Frame 1 (no input): blank canvas, image omitted
Frame 60 (no input): blank canvas, image omitted
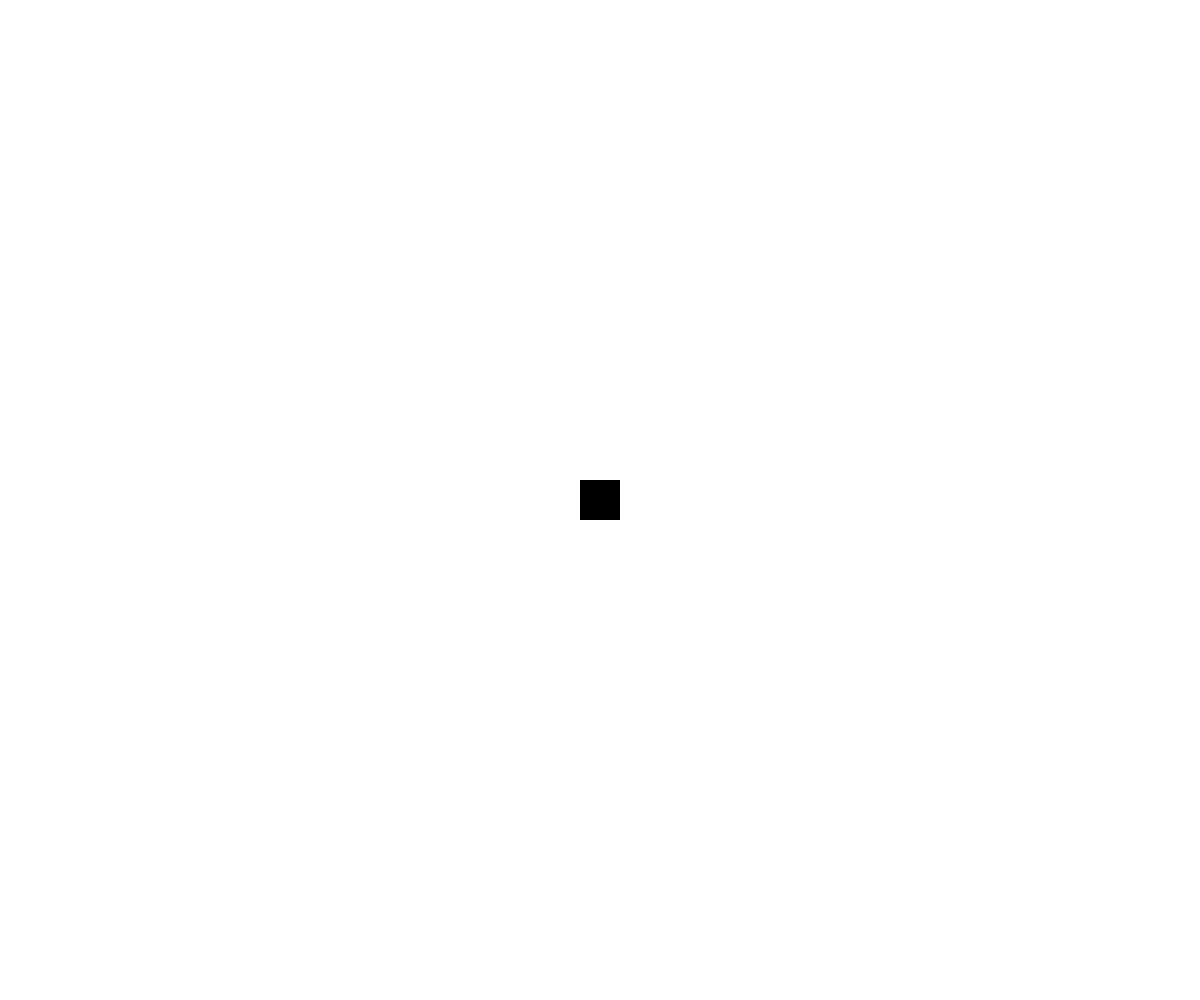
Frame 120 (the mouse pressed at the canvas centre since frame 60)

The p5.js sketch whose frames 1 and 60 were blank and that drew this single picture after the mouse press (run headless with seeded random() and noise() and a simulated clock; from frame 60 on, the mouse is pressed at the canvas centre):

// p5.js sketch
// ── sketch.js
let duration = 60000;
let startTime = 0;
let lastSecond = duration / 1000 + 1;

let startTimeColor = 200;
let lastSecondColor = duration / 1000 + 1;

let wdth = 0;
let delta = 10;

let col1, col2;

function setup() {
  createCanvas(windowWidth, windowHeight);
  noStroke();
  startTime = millis();
  startTimeColor = startTime + 200;
  col1 = color(255);
  col2 = color(0);
}

function updateTimer() {
  let remaining = startTime + duration - millis();
  let remainingSeconds = ceil(remaining / 1000);

  let elapsed = millis() - startTime;
  let elapsedSeconds = floor(elapsed / 1000);

  if (elapsedSeconds !== lastSecond) {
    console.log(elapsedSeconds, remainingSeconds);
    tick(elapsedSeconds);
    lastSecond = elapsedSeconds;
  }
  if (remaining <= 0) {
    resetTimer();
  }
}

function updateColorTimer() {
  let remaining = startTimeColor + duration - millis();
  let remainingSeconds = ceil(remaining / 1000);

  let elapsed = millis() - startTimeColor;
  let elapsedSeconds = floor(elapsed / 1000);

  if (elapsedSeconds !== lastSecondColor) {
    console.log("colorTick", elapsedSeconds, remainingSeconds);
    colorTick(elapsedSeconds);
    lastSecondColor = elapsedSeconds;
  }
  if (remaining <= 0) {
    resetColorTimer();
  }
}

function draw() {
  background(col1);
  updateTimer();
  if (millis() >= startTimeColor) updateColorTimer();

  // fill(0);
  // if (elapsedSeconds % 2 == 0) {
  //   fill(255);
  // }

  // rect(0, 0, width, height);
  // fill(255);
  // if (elapsedSeconds % 2 == 0) {
  //   fill(0);
  // }
  fill(col2);
  rect(width / 2 - wdth / 2, height / 2 - wdth / 2, wdth);
}

function tick(elapsedSeconds) {
  let totalSeconds = duration / 1000;
  let progress = elapsedSeconds / totalSeconds;
  wdth = lerp(0, width, progress);
}

function colorTick(elapsedSeconds) {
  let colTemp = col1;
  col1 = col2;
  col2 = colTemp;
}

function resetTimer() {
  startTime = millis();
  duration = random(1000, 50000);
  wdth = 0;
}

function resetColorTimer() {
  startTimeColor = millis();
  lastSecondColor = -1;
}
